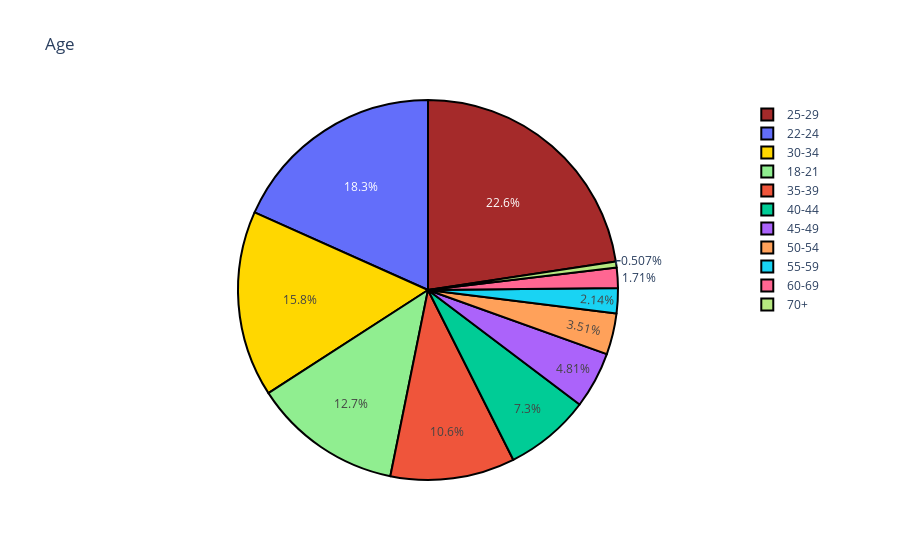

The code cell stored with this chart in its notebook:
### Code cell
#Age
agedist = df['age'].value_counts()
colors = ['brown', 'yello', 'gold', 'lightgreen']
trace = go.Pie(values=(np.array(agedist)),labels=agedist.index)
layout = go.Layout(title='Age')
data = [trace]
fig = go.Figure(trace,layout)
fig.update_traces(marker=dict(colors=colors, line=dict(color='#000000', width=2)))
fig.show()
# py.plot(fig)

### Figure 1 — Plotly figure (JSON) as saved in the notebook; plotly's stock layout.template omitted (floating-point values rounded to 4 significant figures)
{"data": [{"labels": ["25-29", "22-24", "30-34", "18-21", "35-39", "40-44", "45-49", "50-54", "55-59", "60-69", "70+"], "marker": {"colors": ["brown", "yello", "gold", "lightgreen"], "line": {"color": "#000000", "width": 2}}, "type": "pie", "values": [4458, 3610, 3120, 2502, 2087, 1439, 949, 692, 422, 338, 100]}], "layout": {"title": {"text": "Age"}}}
